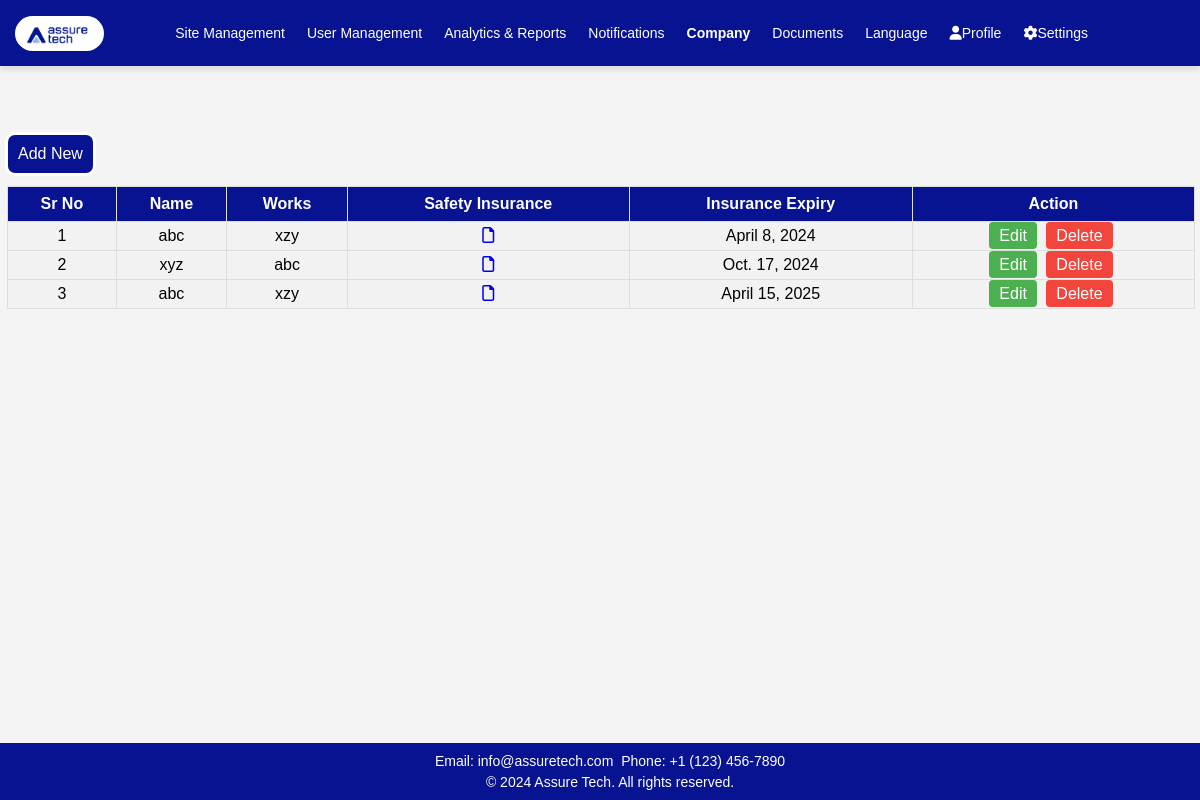
The page /company/ on the database its author committed.
### app1/models.py (models this page shows, shortened)
class company(models.Model):
    sr = models.AutoField(primary_key=True,unique=True)
    name = models.CharField(max_length=100)
    works = models.CharField(max_length=100)
    safety_insurance = models.FileField(upload_to='attachments/', validators=[FileExtensionValidator(['pdf', 'doc', 'docx', 'jpeg', 'jpg'])])
    insurance_expiry = models.DateField()

### app1/views.py (the view)
# urls.py: path('company/', views.company_view, name='company'),
def company_view(request):
    compy = company.objects.all()
    return render(request, 'app1/company.html', {'compy': compy})

### app1/templates/app1/company.html (shortened to what this page needs)
<!DOCTYPE html>
<html lang="en">
<head>
    <link rel="stylesheet" href="https://cdnjs.cloudflare.com/ajax/libs/font-awesome/5.15.3/css/all.min.css">
    <link rel="stylesheet" href="https://cdnjs.cloudflare.com/ajax/libs/font-awesome/6.0.0/css/all.min.css">
    {% load static %}
</head>
<body>
    <header>
        <a class="logo" href="#"><img src="{% static 'app1/images/logo.jpg' %}" alt="Logo"></a>
        <nav class="nav">
            <div class="dropdown">
                <a href="{% url 'sites' %}">Site Management</a>
            </div>
            <a href="{% url 'get_all' %}">User Management</a>
            <a href="{% url 'report' %}">Analytics & Reports</a>
            <a href="{% url 'notification1' %}">Notifications</a>
            <a href="{% url 'company' %}">Company</a>
            <a href="{%url 'orientation' %}">Documents</a>
            <div class="dropdown">
                <a href="#" class="dropbtn">Language</a>
            </div>
            <div class="dropdown">
                <a href="#" class="dropbtn"><i class="fas fa-user"></i>Profile</a>
            </div>
            <div class="dropdown">
                <a href="#" class="dropbtn"><i class="fas fa-cog"></i>Settings</a>
            </div>
        </nav>
    </header>
    <div class="user">
        <a class="add" href="{% url 'add_company' %}">Add New</a>
    </div>
    <div id="table-container">
        <table id="customers">
            <tr>
                <th>Sr No</th>
                <th>Name</th>
                <th>Works</th>
                <th>Safety Insurance</th>
                <th>Insurance Expiry</th>
                <th>Action</th>
            </tr>
            {% for i in compy %}
            <tr>
                <td>{{ i.sr }}</td>
                <td>{{ i.name }}</td>
                <td>{{ i.works }}</td>
                <td>{% if i.safety_insurance %}
                    {% with file_extension=i.safety_insurance.name|lower %}
                    <a href="{{ i.safety_insurance.url }}" target="_blank">
                        <i class="file-icon {% if file_extension|slice:"-4" == '.pdf' %}far fa-file-pdf
                                    {% elif file_extension|slice:"-4" == '.doc' or file_extension|slice:"-5" == '.docx' %}far fa-file-word
                                    {% elif file_extension|slice:"-5" == '.jpeg' or file_extension|slice:"-4" == '.jpg' or file_extension|slice:"-4" == '.png' %}far fa-file-image
                                    {% elif file_extension|slice:"-4" == '.xls' or file_extension|slice:"-5" == '.xlsx' %}far fa-file-excel
                                    {% elif file_extension|slice:"-4" == '.ppt' or file_extension|slice:"-5" == '.pptx' %}far fa-file-powerpoint
                                    {% else %}far fa-file
                                {% endif %}"></i>
                    </a>
                    {% endwith %}
                    {% else %}
                    N/A
                    {% endif %}
                </td>
                <td>{{ i.insurance_expiry }}</td>
                <td>
                    <a href="{% url 'edit_company' i.sr %}" class="edit-btn">Edit</a>
                    <a href="{% url 'delete_company' i.sr %}" class="delete-btn">Delete</a>
                </td>
            <tr>
                {% endfor %}
        </table>
    </div>
    <footer>
        <p>Email: info@assuretech.com</p>
        <p>Phone: +1 (123) 456-7890</p>
        <div class="footer-bottom">
            <p>&copy; 2024 Assure Tech. All rights reserved.</p>
        </div>
    </footer>
</body>
</html>

### app1/templates/app1/company.html (style rules this page uses)
body { font-family: 'Verdana', sans-serif; width: 100%; margin: 0; padding-top: 10vh; background: #f4f4f4; box-sizing: border-box; height: 700px; }
header { background-color: #071390; color: white; text-align: center; padding: 15px 0; position: fixed; top: 0; width: 100%; z-index: 1000; display: flex; justify-content: space-between; align-items: center; box-shadow: 0px 4px 6px rgba(0, 0, 0, 0.1); }
.nav a { color: white; padding: 10px 10px; font-size: 14px; text-decoration: none; display: inline-block; margin-right: 2px; transition: color 0.3s ease; }
.nav { display: flex; align-items: center; margin-right: 100px; }
.logo img { max-height: 35px; margin-left: 15px; float: left; border-radius: 20px; }
.dropdown { display: inline-block; position: relative; text-align: center; }
.user { text-align: left; margin-top: 50px; margin-left: 5px; }
.add { background-color: #071390; color: white; padding: 10px; border: solid; margin-top: 2px; display: inline-block; text-decoration: none; border-radius: 10px 10px; }
#table-container { margin-top: 10px; margin-left: 7px; margin-right: 20px; width: 99%; }
#customers { font-family: Arial, Helvetica, sans-serif; border-collapse: collapse; width: 100%; }
#customers td, #customers th { border: 1px solid #ddd; padding: 5px; text-align: center; }
#customers tr:nth-child(even) { background-color: #f2f2f2; }
#customers th { padding-top: 8px; padding-bottom: 8px; text-align: center; background-color: #071390; color: white; }
footer { position: fixed; bottom: 0; width: 100%; background-color: #071390; color: white; text-align: center; padding: 10px; z-index: 1000; font-size: 14px; }
footer h4, footer p { white-space: nowrap; margin: 0; padding: 2px; display: inline; }
.footer-bottom { white-space: nowrap; padding-top: 5px; }
.footer-bottom p { margin: 0; }
.edit-btn, .delete-btn { background-color: #4CAF50; color: white; padding: 5px 10px; border: none; border-radius: 4px; cursor: pointer; margin-right: 5px; text-decoration: none; }
.delete-btn { background-color: #f2463d; }
.activeLink { color: #ff0000; font-weight: bold; }

### rows shown on the page
company: sr "1", name "abc", works "xzy", insurance_expiry "April 8, 2024"
company: sr "2", name "xyz", works "abc", insurance_expiry "Oct. 17, 2024"
company: sr "3", name "abc", works "xzy", insurance_expiry "April 15, 2025"
